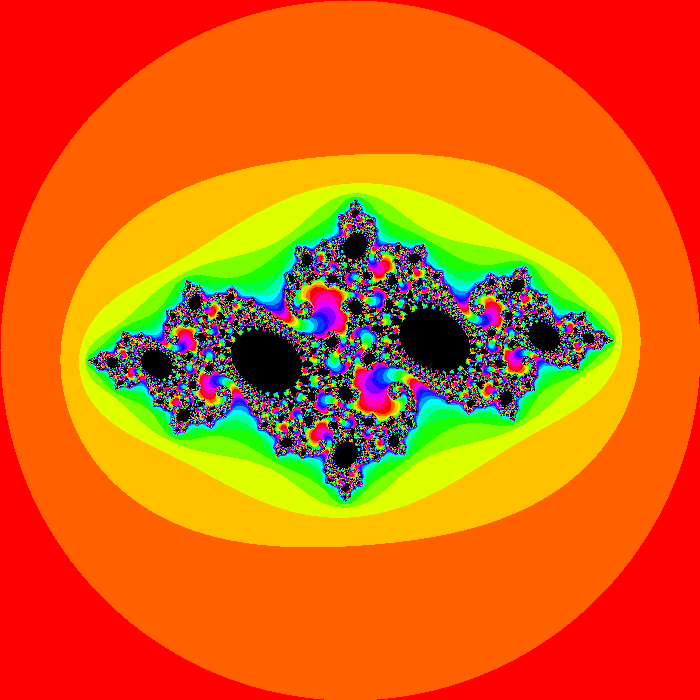
Frame 1 (no input)
Frame 60 (the mouse pressed at the canvas centre just before this capture): identical to frame 1, image omitted
Frame 120 (the mouse held since frame 60 and released just before this capture): identical to frame 1, image omitted

The Processing sketch that drew this single still picture (run headless with seeded random() and noise(); from frame 60 on, the mouse is pressed at the canvas centre):

// Processing sketch: processing_159703
// ── processing_159703.pde


/*

  Julia fractal generator
  Isamel Sidki Salvatierra 2014
  
  'c' change color palette
  1/2 decrease/increase maxIterations
  3/4 decrease/increase exp
  q/w decrease/increase real part of c
  a/s decrease/increase imaginary part of c

*/

int iterations, maxIterations;
int exp;
float  cReal = -0.74543, cImag = 0.11301;
boolean cMode;

Complex z, c;

void setup() {
  size(700, 700);
  colorMode(HSB, 255);
  loadPixels();
  
  maxIterations = 128;
  exp = 2;
  
  z = new Complex();
  c = new Complex();
  
}

void draw() {
  for (int i = 0; i < width; i++) {
    for (int j = 0; j < height; j++) {
                      //Zn = (0+0i)
      z.set(map(i, 0, width, -2, 2), map(j, 0, height, -2, 2));    //Z = (x+yi)
      c.set(cReal, cImag);
      iterations = 0;
                     
      while((z.abs() <= 2) && (iterations < maxIterations)) { 
        for(int k = 1; k < exp; k++) {
          z.mult(z);       //Zn+1 = Zn^exp
        }
        z.add(c);          //Zn+1 = Zn^2 + C
        
        iterations++;
      }
      
      if(cMode) {
        pixels[int(j*width + i)] = color(84, 255, map(iterations, 0, maxIterations, 0, 255));
      } else {
        if(iterations == maxIterations) {
          pixels[int(j*width + i)] = color(0);
        } else {
          pixels[int(j*width + i)] = color(iterations*16%256, 255, 255);
        }
      }
    }
  }

  updatePixels();
}

void keyPressed() { 
  if (key == 'c') {
    cMode = !cMode;
  }
  if(key == '1') {
    maxIterations--;
    println("maxIterations = " + maxIterations);
  }
  if(key == '2') {
    maxIterations++;
    println("maxIterations = " + maxIterations);
  }
  if(key == '3') {
    exp--;
    println("exp = " + exp);
  }
  if(key == '4') {
    exp++;
    println("exp = " + exp);
  }
  if(key == 'q') {
    cReal+=0.001;
    println("c = " + cReal + ", " + cImag + "i");
  }
  if(key == 'w') {
    cReal-=0.001;
    println("c = " + cReal + ", " + cImag + "i");
  }
  if(key == 'a') {
    cImag+=0.001;
    println("c = " + cReal + ", " + cImag + "i");
  }
  if(key == 's') {
    cImag-=0.001;
    println("c = " + cReal + ", " + cImag + "i");
  }
}


/* v1.0 
   Ismael Sidki Salvatierra
   2014 */

static class Complex {
  
  float real, imag;
  
  Complex() {
        //Constructor of the complex number
  }
  
  Complex(float _real, float _imag) {
    this.real = _real;    //Constructor of the complex number
    this.imag = _imag;
  }
  
  static float real(Complex c) {
    return c.real;    //The real part of a complex number
  }
  
  static float imag(Complex c) {
    return c.imag;    //The imaginary part of a complex number
  }
  
  static void set(Complex c, float _real, float _imag) {
    c.real = _real;
    c.imag = _imag;
  }
  
  void set(float _real, float _imag) {
    this.real = _real;
    this.imag = _imag;
  }
  
//  float real() {
//    return this.real;    //The real part of this complex number
//  }
//  
//  float imag() {
//    return this.imag;    //The imaginary part of this complex number
//  }
  
  static void printC(Complex c) {
    print("(" + c.real + "+" + c.imag + "i" + ")");
  }
  
  void printC() {
    print("(" + this.real + "+" + this.imag + "i" + ")");
  }
  
  static Complex add(Complex c1, Complex c2) {
    return new Complex(c1.real+c2.real, c1.imag+c2.imag);
  }
  
  void add(Complex c) {
    this.real += c.real;
    this.imag += c.imag;
  }
  
  static Complex scale(Complex c, float r) {
    return new Complex(r*c.real, r*c.imag);
  }
  
  void scale(float r) {
    this.real *= r;
    this.imag *= r;
  }
  
  static Complex mult(Complex c1, Complex c2) {
    float a = c1.real;
    float b = c1.imag;
    float c = c2.real;
    float d = c2.imag;
    
    return new Complex(a*c - b*d, a*d + b*c);
  }
  
  void mult(Complex c1) {
    float a = this.real;
    float b = this.imag;
    float c = c1.real;
    float d = c1.imag;
    
    this.real = a*c - b*d;
    this.imag = a*d + b*c;
  }
  
  static boolean equals(Complex c1, Complex c2) {
    if((c1.real == c2.real) && (c1.imag == c2.imag)) {
      return true;
    }
    return false;
  }
  
  boolean equals(Complex c) {
    if((this.real == c.real) && (this.imag == c.imag)) {
      return true;
    }
    return false;
  }
  
  static Complex sub(Complex c1, Complex c2) {
    return new Complex(c1.real - c2.real, c1.imag - c2.imag);
  }
  
  void sub(Complex c) {
    this.real -= c.real;
    this.imag -= c.imag;
  }
  
  static Complex div(Complex c1, Complex c2) {
    float a = c1.real;
    float b = c1.imag;
    float c = c2.real;
    float d = c2.imag;
    
    float re = (a*c + b*d) / (c*c + d*d);
    float im = (b*c - a*d) / (c*c + d*d);
    
    return new Complex(re, im);
  }
  
  void div(Complex c1) {
    float a = this.real;
    float b = this.imag;
    float c = c1.real;
    float d = c1.imag;
    
    float re = (a*c + b*d) / (c*c + d*d);
    float im = (b*c - a*d) / (c*c + d*d);
    
    this.real = re;
    this.imag = im;
  }
  
  static float abs(Complex c) {
    return sqrt(c.real*c.real + c.imag*c.imag);
  }
  
  float abs() {
    return sqrt(this.real*this.real + this.imag*this.imag);
  }
}
